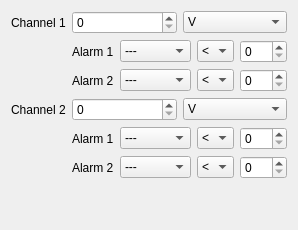
     <widget class="QWidget" name="tab">
      <attribute name="title">
       <string>FrSky</string>
      </attribute>
      <layout class="QVBoxLayout" name="verticalLayout">
       <item>
        <layout class="QGridLayout" name="gridLayout_22">
         <item row="0" column="0">
          <widget class="QLabel" name="label_104">
           <property name="text">
            <string>Channel 1</string>
           </property>
          </widget>
         </item>
         <item row="0" column="2">
          <widget class="QComboBox" name="frsky_type_0">
           <item>
            <property name="text">
             <string>V</string>
            </property>
           </item>
           <item>
            <property name="text">
             <string>---</string>
            </property>
           </item>
           <item>
            <property name="text">
             <string>---</string>
            </property>
           </item>
           <item>
            <property name="text">
             <string>---</string>
            </property>
           </item>
          </widget>
         </item>
         <item row="1" column="1" colspan="2">
          <layout class="QGridLayout" name="gridLayout_21">
           <item row="0" column="0">
            <widget class="QLabel" name="label_105">
             <property name="text">
              <string>Alarm 1</string>
             </property>
            </widget>
           </item>
           <item row="0" column="1">
            <widget class="QComboBox" name="frsky_level_0_0">
             <item>
              <property name="text">
               <string>---</string>
              </property>
             </item>
             <item>
              <property name="text">
               <string>Yellow</string>
              </property>
             </item>
             <item>
              <property name="text">
               <string>Orange</string>
              </property>
             </item>
             <item>
              <property name="text">
               <string>Red</string>
              </property>
             </item>
            </widget>
           </item>
           <item row="0" column="2">
            <widget class="QComboBox" name="frsky_gr_0_0">
             <item>
              <property name="text">
               <string>&lt;</string>
              </property>
             </item>
             <item>
              <property name="text">
               <string>&gt;</string>
              </property>
             </item>
            </widget>
           </item>
           <item row="1" column="0">
            <widget class="QLabel" name="label_109">
             <property name="text">
              <string>Alarm 2</string>
             </property>
            </widget>
           </item>
           <item row="1" column="1">
            <widget class="QComboBox" name="frsky_level_0_1">
             <item>
              <property name="text">
               <string>---</string>
              </property>
             </item>
             <item>
              <property name="text">
               <string>Yellow</string>
              </property>
             </item>
             <item>
              <property name="text">
               <string>Orange</string>
              </property>
             </item>
             <item>
              <property name="text">
               <string>Red</string>
              </property>
             </item>
            </widget>
           </item>
           <item row="1" column="2">
            <widget class="QComboBox" name="frsky_gr_0_1">
             <item>
              <property name="text">
               <string>&lt;</string>
              </property>
             </item>
             <item>
              <property name="text">
               <string>&gt;</string>
              </property>
             </item>
            </widget>
           </item>
           <item row="1" column="3">
            <widget class="QSpinBox" name="frsky_val_0_1">
             <property name="maximum">
              <number>255</number>
             </property>
            </widget>
           </item>
           <item row="0" column="3">
            <widget class="QSpinBox" name="frsky_val_0_0">
             <property name="maximum">
              <number>255</number>
             </property>
            </widget>
           </item>
          </layout>
         </item>
         <item row="0" column="1">
          <widget class="QSpinBox" name="frsky_ratio_0">
           <property name="maximum">
            <number>255</number>
           </property>
          </widget>
         </item>
        </layout>
       </item>
       <item>
        <layout class="QGridLayout" name="gridLayout_23">
         <item row="0" column="0">
          <widget class="QLabel" name="label_110">
           <property name="text">
            <string>Channel 2</string>
           </property>
          </widget>
         </item>
         <item row="0" column="2">
          <widget class="QComboBox" name="frsky_type_1">
           <item>
            <property name="text">
             <string>V</string>
            </property>
           </item>
           <item>
            <property name="text">
             <string>---</string>
            </property>
           </item>
           <item>
            <property name="text">
             <string>---</string>
            </property>
           </item>
           <item>
            <property name="text">
             <string>---</string>
            </property>
           </item>
          </widget>
         </item>
         <item row="1" column="1" colspan="2">
          <layout class="QGridLayout" name="gridLayout_24">
           <item row="0" column="0">
            <widget class="QLabel" name="label_111">
             <property name="text">
              <string>Alarm 1</string>
             </property>
            </widget>
           </item>
           <item row="0" column="1">
            <widget class="QComboBox" name="frsky_level_1_0">
             <item>
              <property name="text">
               <string>---</string>
              </property>
             </item>
             <item>
              <property name="text">
               <string>Yellow</string>
              </property>
             </item>
             <item>
              <property name="text">
               <string>Orange</string>
              </property>
             </item>
             <item>
              <property name="text">
               <string>Red</string>
              </property>
             </item>
            </widget>
           </item>
           <item row="0" column="2">
            <widget class="QComboBox" name="frsky_gr_1_0">
             <item>
              <property name="text">
               <string>&lt;</string>
              </property>
             </item>
             <item>
              <property name="text">
               <string>&gt;</string>
              </property>
             </item>
            </widget>
           </item>
           <item row="1" column="0">
            <widget class="QLabel" name="label_112">
             <property name="text">
              <string>Alarm 2</string>
             </property>
            </widget>
           </item>
           <item row="1" column="1">
            <widget class="QComboBox" name="frsky_level_1_1">
             <item>
              <property name="text">
               <string>---</string>
              </property>
             </item>
             <item>
              <property name="text">
               <string>Yellow</string>
              </property>
             </item>
             <item>
              <property name="text">
               <string>Orange</string>
              </property>
             </item>
             <item>
              <property name="text">
               <string>Red</string>
              </property>
             </item>
            </widget>
           </item>
           <item row="1" column="2">
            <widget class="QComboBox" name="frsky_gr_1_1">
             <item>
              <property name="text">
               <string>&lt;</string>
              </property>
             </item>
             <item>
              <property name="text">
               <string>&gt;</string>
              </property>
             </item>
            </widget>
           </item>
           <item row="1" column="3">
            <widget class="QSpinBox" name="frsky_val_1_1">
             <property name="maximum">
              <number>255</number>
             </property>
            </widget>
           </item>
           <item row="0" column="3">
            <widget class="QSpinBox" name="frsky_val_1_0">
             <property name="maximum">
              <number>255</number>
             </property>
            </widget>
           </item>
          </layout>
         </item>
         <item row="0" column="1">
          <widget class="QSpinBox" name="frsky_ratio_1">
           <property name="maximum">
            <number>255</number>
           </property>
          </widget>
         </item>
        </layout>
       </item>
       <item>
        <spacer name="verticalSpacer_2">
         <property name="orientation">
          <enum>Qt::Vertical</enum>
         </property>
         <property name="sizeHint" stdset="0">
          <size>
           <width>20</width>
           <height>40</height>
          </size>
         </property>
        </spacer>
       </item>
      </layout>
     </widget>
